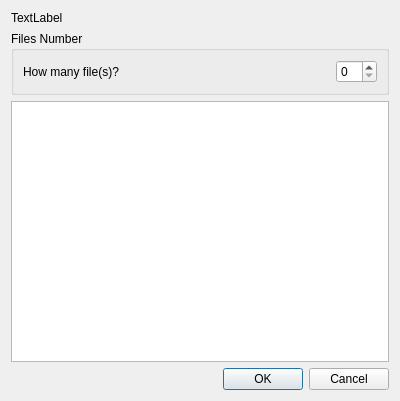
<?xml version="1.0" encoding="UTF-8"?>
<ui version="4.0">
 <class>Sys_Multipathsettings_Dia</class>
 <widget class="QDialog" name="Sys_Multipathsettings_Dia">
  <property name="geometry">
   <rect>
    <x>0</x>
    <y>0</y>
    <width>400</width>
    <height>401</height>
   </rect>
  </property>
  <property name="sizePolicy">
   <sizepolicy hsizetype="Preferred" vsizetype="Preferred">
    <horstretch>0</horstretch>
    <verstretch>0</verstretch>
   </sizepolicy>
  </property>
  <property name="minimumSize">
   <size>
    <width>370</width>
    <height>300</height>
   </size>
  </property>
  <property name="maximumSize">
   <size>
    <width>1000</width>
    <height>16777215</height>
   </size>
  </property>
  <property name="windowTitle">
   <string>How many files?</string>
  </property>
  <layout class="QVBoxLayout">
   <item>
    <widget class="QLabel" name="label_header">
     <property name="text">
      <string>TextLabel</string>
     </property>
    </widget>
   </item>
   <item>
    <layout class="QVBoxLayout" name="verticalLayout_exist_sc"/>
   </item>
   <item>
    <widget class="QGroupBox" name="groupBox">
     <property name="title">
      <string>Files Number</string>
     </property>
     <layout class="QGridLayout">
      <item row="0" column="0">
       <layout class="QHBoxLayout">
        <item>
         <widget class="QLabel" name="label">
          <property name="text">
           <string>How many file(s)?</string>
          </property>
         </widget>
        </item>
        <item>
         <spacer>
          <property name="orientation">
           <enum>Qt::Horizontal</enum>
          </property>
          <property name="sizeHint" stdset="0">
           <size>
            <width>58</width>
            <height>20</height>
           </size>
          </property>
         </spacer>
        </item>
        <item>
         <widget class="QSpinBox" name="spinBox"/>
        </item>
       </layout>
      </item>
     </layout>
    </widget>
   </item>
   <item>
    <widget class="QTableWidget" name="tableWidget"/>
   </item>
   <item>
    <layout class="QHBoxLayout">
     <item>
      <spacer>
       <property name="orientation">
        <enum>Qt::Horizontal</enum>
       </property>
       <property name="sizeHint" stdset="0">
        <size>
         <width>108</width>
         <height>20</height>
        </size>
       </property>
      </spacer>
     </item>
     <item>
      <widget class="QPushButton" name="okButton">
       <property name="text">
        <string>OK</string>
       </property>
      </widget>
     </item>
     <item>
      <widget class="QPushButton" name="cancelButton">
       <property name="text">
        <string>Cancel</string>
       </property>
      </widget>
     </item>
    </layout>
   </item>
  </layout>
 </widget>
 <resources/>
 <connections/>
</ui>
